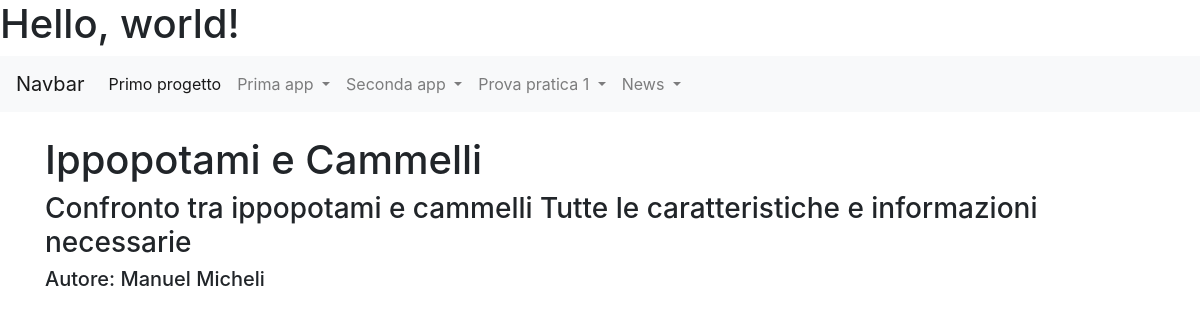
/news/articoli/3, run on the app's committed database.
### news/models.py (models this page shows, shortened)
class Articolo(models.Model):
  titolo=models.CharField(max_length=100)
  contenuto=models.TextField()
  giornalista=models.ForeignKey(Giornalista, on_delete=models.CASCADE, related_name="articoli")
  class Meta:
    verbose_name="Articolo"
    verbose_name_plural="Articoli"

class Giornalista(models.Model):
  nome=models.CharField(max_length=20)
  cognome=models.CharField(max_length=20)
  def __str__(self):
    return self.nome+" "+self.cognome
  class Meta:
    verbose_name="Giornalista"
    verbose_name_plural="Giornalisti"

### news/views.py (the view)
# urls.py: path('articoli/<int:pk>',ArticoloDetailViewCB.as_view(),name="articolo_detail"),
class ArticoloDetailViewCB(DetailView):
    model=Articolo
    template_name="articolo_detail.html"

### news/templates/articolo_detail.html (shortened to what this page needs)
{% extends 'base.html' %}
{% block content %}
<h1>{{articolo.titolo}}</h1>
<h3>{{articolo.contenuto}}</h3>
<h5>Autore: {{articolo.giornalista}}</h5>
{% endblock content %}

### data on the page
Articolo: titolo "Ippopotami e Cammelli", contenuto "Confronto tra ippopotami e cammelli Tutte le caratteristiche e informazioni necessarie", giornalista "Manuel Micheli"
